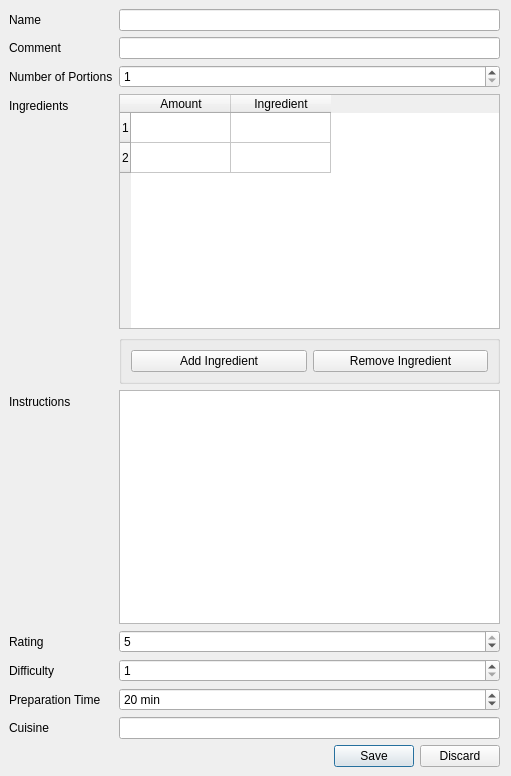
<?xml version="1.0" encoding="UTF-8"?>
<ui version="4.0">
 <class>newRecipe</class>
 <widget class="QDialog" name="newRecipe">
  <property name="geometry">
   <rect>
    <x>0</x>
    <y>0</y>
    <width>511</width>
    <height>776</height>
   </rect>
  </property>
  <property name="windowTitle">
   <string>New Recipe</string>
  </property>
  <widget class="QWidget" name="">
   <property name="geometry">
    <rect>
     <x>9</x>
     <y>9</y>
     <width>491</width>
     <height>758</height>
    </rect>
   </property>
   <layout class="QVBoxLayout" name="verticalLayout">
    <property name="spacing">
     <number>6</number>
    </property>
    <property name="leftMargin">
     <number>0</number>
    </property>
    <item>
     <layout class="QFormLayout" name="formLayout_2">
      <item row="0" column="0">
       <widget class="QLabel" name="label_10">
        <property name="text">
         <string>Name</string>
        </property>
       </widget>
      </item>
      <item row="0" column="1">
       <widget class="QLineEdit" name="lineEdit_Name_2">
        <property name="text">
         <string/>
        </property>
       </widget>
      </item>
      <item row="1" column="0">
       <widget class="QLabel" name="label_11">
        <property name="text">
         <string>Comment</string>
        </property>
       </widget>
      </item>
      <item row="1" column="1">
       <widget class="QLineEdit" name="lineEdit_Comment_2"/>
      </item>
      <item row="2" column="0">
       <widget class="QLabel" name="label_12">
        <property name="text">
         <string>Number of Portions</string>
        </property>
       </widget>
      </item>
      <item row="2" column="1">
       <widget class="QSpinBox" name="spinBox_nPortions_2">
        <property name="minimum">
         <number>1</number>
        </property>
       </widget>
      </item>
      <item row="3" column="0">
       <widget class="QLabel" name="label_13">
        <property name="text">
         <string>Ingredients</string>
        </property>
       </widget>
      </item>
      <item row="3" column="1">
       <widget class="QTableWidget" name="tableWidget_ingredients_2">
        <property name="rowCount">
         <number>2</number>
        </property>
        <row/>
        <row/>
        <column>
         <property name="text">
          <string>Amount</string>
         </property>
        </column>
        <column>
         <property name="text">
          <string>Ingredient</string>
         </property>
        </column>
       </widget>
      </item>
      <item row="6" column="0">
       <widget class="QLabel" name="label_14">
        <property name="text">
         <string>Instructions</string>
        </property>
       </widget>
      </item>
      <item row="6" column="1">
       <widget class="QPlainTextEdit" name="plainTextEdit_Instructions_2"/>
      </item>
      <item row="8" column="0">
       <widget class="QLabel" name="label_15">
        <property name="text">
         <string>Rating</string>
        </property>
       </widget>
      </item>
      <item row="8" column="1">
       <widget class="QSpinBox" name="spinBox_Rating_2">
        <property name="minimum">
         <number>1</number>
        </property>
        <property name="maximum">
         <number>5</number>
        </property>
        <property name="value">
         <number>5</number>
        </property>
       </widget>
      </item>
      <item row="9" column="0">
       <widget class="QLabel" name="label_16">
        <property name="text">
         <string>Difficulty</string>
        </property>
       </widget>
      </item>
      <item row="9" column="1">
       <widget class="QSpinBox" name="spinBox_Difficulty_2">
        <property name="minimum">
         <number>1</number>
        </property>
        <property name="maximum">
         <number>5</number>
        </property>
       </widget>
      </item>
      <item row="10" column="0">
       <widget class="QLabel" name="label_17">
        <property name="text">
         <string>Preparation Time</string>
        </property>
       </widget>
      </item>
      <item row="10" column="1">
       <widget class="QSpinBox" name="spinBox_preptime">
        <property name="suffix">
         <string> min</string>
        </property>
        <property name="maximum">
         <number>1000</number>
        </property>
        <property name="value">
         <number>20</number>
        </property>
       </widget>
      </item>
      <item row="11" column="0">
       <widget class="QLabel" name="label_18">
        <property name="text">
         <string>Cuisine</string>
        </property>
       </widget>
      </item>
      <item row="11" column="1">
       <widget class="QLineEdit" name="lineEdit_Cuisine"/>
      </item>
      <item row="4" column="1">
       <widget class="QGroupBox" name="horizontalGroupBox">
        <layout class="QHBoxLayout" name="horizontalLayout">
         <item>
          <widget class="QPushButton" name="pushButton_addIngredient">
           <property name="text">
            <string>Add Ingredient</string>
           </property>
          </widget>
         </item>
         <item>
          <widget class="QPushButton" name="pushButton_removeIngredient">
           <property name="text">
            <string>Remove Ingredient</string>
           </property>
          </widget>
         </item>
        </layout>
       </widget>
      </item>
     </layout>
    </item>
    <item>
     <widget class="QDialogButtonBox" name="buttonBox">
      <property name="orientation">
       <enum>Qt::Horizontal</enum>
      </property>
      <property name="standardButtons">
       <set>QDialogButtonBox::Discard|QDialogButtonBox::Save</set>
      </property>
     </widget>
    </item>
   </layout>
  </widget>
 </widget>
 <resources/>
 <connections/>
</ui>
